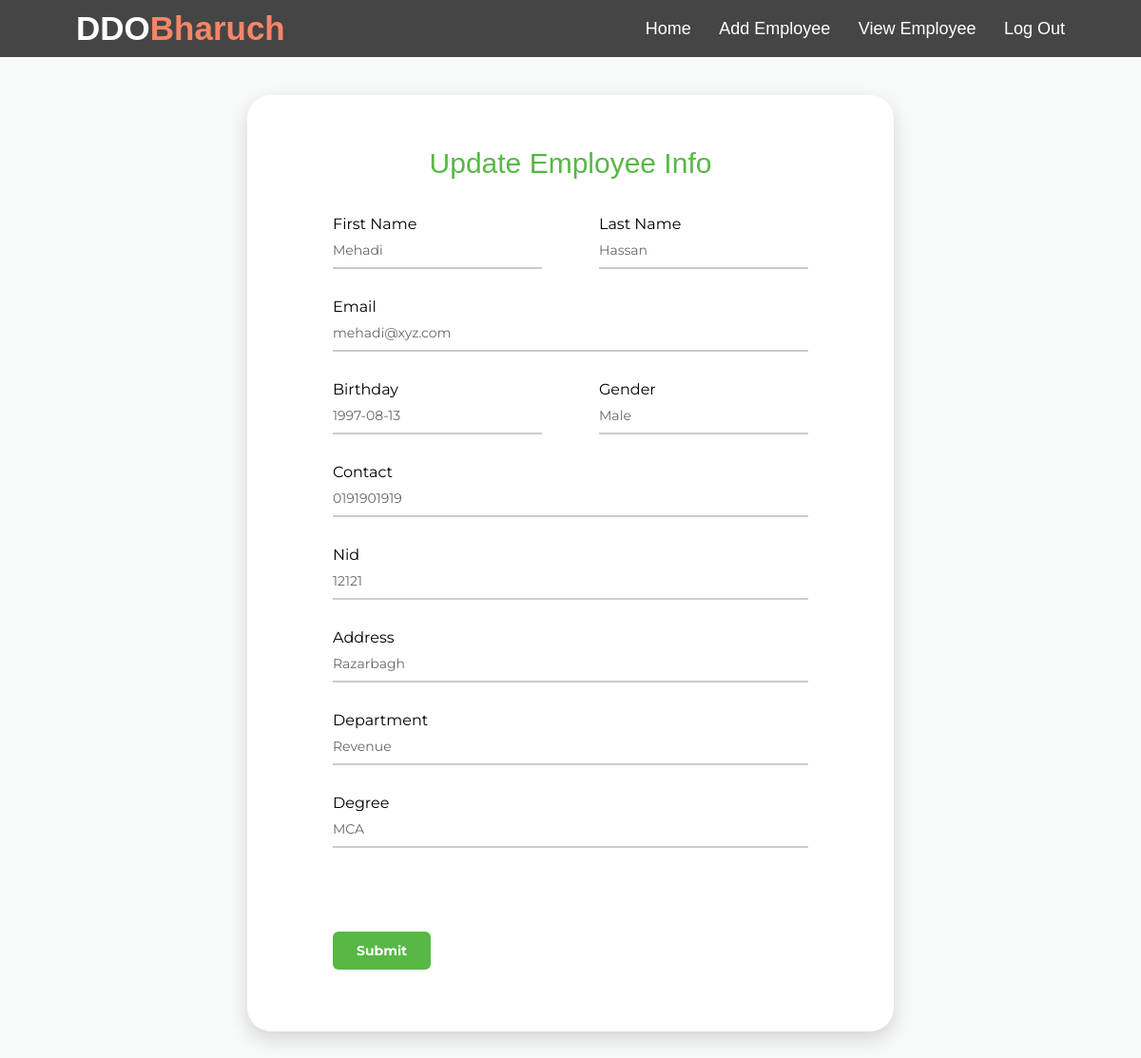
Page /edit.php?id=101 on the committed database.
### tables this page shows
CREATE TABLE `employee` (
  `id` int(11) NOT NULL,
  `firstName` varchar(100) NOT NULL,
  `lastName` varchar(100) NOT NULL,
  `email` varchar(100) NOT NULL,
  `password` text NOT NULL,
  `birthday` date NOT NULL,
  `gender` varchar(10) NOT NULL,
  `contact` varchar(20) NOT NULL,
  `nid` int(20) NOT NULL,
  `Jdate` date DEFAULT NULL,
  `address` varchar(100) DEFAULT NULL,
  `dept` varchar(100) NOT NULL,
  `degree` varchar(100) NOT NULL,
  `pic` text NOT NULL
);

### edit.php (the view, shortened to what this page needs)
<?php
include('nav6.php');
require_once('process/dbh.php');
?>
<?php
$id = (isset($_GET['id']) ? $_GET['id'] : '');
$sql = "SELECT * from `employee` WHERE id=$id";
$result = mysqli_query($conn, $sql);
if ($result) {
    while ($res = mysqli_fetch_assoc($result)) {
        $firstname = $res['firstName'];
        $lastname = $res['lastName'];
        $email = $res['email'];
        $contact = $res['contact'];
        $address = $res['address'];
        $gender = $res['gender'];
        $birthday = $res['birthday'];
        $nid = $res['nid'];
        $dept = $res['dept'];
        $degree = $res['degree'];
    }
}
?>
<!DOCTYPE html>
<html lang="en">
<head>
    <link rel="stylesheet" type="text/css" href="css/main.css" media="all">
    <link href="vendor/mdi-font/css/material-design-iconic-font.min.css" rel="stylesheet" media="all">
    <link href="vendor/font-awesome-4.7/css/font-awesome.min.css" rel="stylesheet" media="all">
    <link href="vendor/select2/select2.min.css" rel="stylesheet" media="all">
    <link href="vendor/datepicker/daterangepicker.css" rel="stylesheet" media="all">
</head>
<body>
    <div class="page-wrapper bg-blue p-t-100 p-b-100 font-robo">
        <div class="wrapper wrapper--w680">
            <div class="card card-1">
                <div class="card-body">
                    <h2 class="title">Update Employee Info</h2>
                    <form id="registration" action="edit.php" method="POST">
                        <div class="row row-space">
                            <div class="col-2">
                                <div class="input-group">
                                    <label>First Name</label>
                                    <input class="input--style-1" type="text" placeholder="Firstname" required="required" name="firstName" value="<?php echo $firstname; ?>">
                                </div>
                            </div>
                            <div class="col-2">
                                <div class="input-group">
                                    <label>Last Name</label>
                                    <input class="input--style-1" type="text" placeholder="Lastname" required="required" name="lastName" value="<?php echo $lastname; ?>">
                                </div>
                            </div>
                        </div>
                        <div class="input-group">
                            <label>Email</label>
                            <input class="input--style-1" type="email" placeholder="Email" required="required" pattern="[a-z0-9._%+-]+@[a-z0-9.-]+\.[a-z]{2,63}$" name="email" value="<?php echo $email; ?>">
                        </div>
                        <div class="row row-space">
                            <div class="col-2">
                                <div class="input-group">
                                    <label>Birthday</label>
                                    <input class="input--style-1" type="text" placeholder="Birthday" name="birthday" required="required" value="<?php echo $birthday; ?>">
                                </div>
                            </div>
                            <div class="col-2">
                                <div class="input-group">
                                    <label>Gender</label>
                                    <input class="input--style-1" type="text" placeholder="Gender" name="gender" required="required" value="<?php echo $gender; ?>">
                                </div>
                            </div>
                        </div>
                        <div class="input-group">
                            <label>Contact</label>
                            <input class="input--style-1" type="number" placeholder="Phone No" pattern="[0-9]{1}[0-9]{9}" name="contact" value="<?php echo $contact; ?>">
                        </div>
                        <div class="input-group">
                            <label>Nid</label>
                            <input class="input--style-1" type="number" placeholder="Network ID" name="nid" required="required" value="<?php echo $nid; ?>">
                        </div>
                        <div class="input-group">
                            <label>Address</label>
                            <input class="input--style-1" type="text" placeholder="Address" name="address" required="required" value="<?php echo $address; ?>">
                        </div>
                        <div class="input-group">
                            <label>Department</label>
                            <input class="input--style-1" type="text" placeholder="Department" name="dept" required="required" value="<?php echo $dept; ?>">
                        </div>
                        <div class="input-group">
                            <label>Degree</label>
                            <input class="input--style-1" type="text" placeholder="Degree" name="degree" required="required" value="<?php echo $degree; ?>">
                        </div>
                        <input type="hidden" name="id" id="textField" value="<?php echo $id; ?>" required="required"><br><br>
                        <div class="p-t-20">
                            <button class="btn btn--radius btn--green" type="submit" name="update">Submit</button>
                        </div>
                    </form>
                </div>
            </div>
        </div>
    </div>
</body>
</html>

### css/nav.css (style rules this page uses)
* { margin: 0; padding: 0; box-sizing: border-box; text-decoration: none; background-size: cover; background-position: center; }
body { font-family: "Ubuntu", sans-serif; }
html { scroll-behavior: smooth; }

### css/main.css (style rules this page uses)
* { margin: 0; padding: 0; box-sizing: border-box; text-decoration: none; background-size: cover; background-position: center; }
body { font-family: "Ubuntu", sans-serif; }
html { scroll-behavior: smooth; }
.font-robo { font-family: "Ubuntu", "Montserrat", "Helvetica Neue", sans-serif; }
.row { display: -webkit-box; display: -webkit-flex; display: -moz-box; display: -ms-flexbox; display: flex; -webkit-flex-wrap: wrap; -ms-flex-wrap: wrap; flex-wrap: wrap; }
.row-space { -webkit-box-pack: justify; -webkit-justify-content: space-between; -moz-box-pack: justify; -ms-flex-pack: justify; justify-content: space-between; }
.col-2 { width: -webkit-calc((100% - 60px) / 2); width: -moz-calc((100% - 60px) / 2); width: calc((100% - 60px) / 2); }
html { -webkit-box-sizing: border-box; -moz-box-sizing: border-box; box-sizing: border-box; }
*, *:before, *:after { -webkit-box-sizing: inherit; -moz-box-sizing: inherit; box-sizing: inherit; }
h2, h3, h4, h5, h6, blockquote, p, pre, dl, dd, ol, ul, figure, hr, fieldset, legend { margin: 0; padding: 0; }
button { outline: none; background: none; border: none; }
.page-wrapper { min-height: 100vh; }
h1, h2, h3, h4, h5, h6 { font-weight: 400; }
h2 { font-size: 30px; }
.title { color: #57b846; font-family: "Ubuntu", sans-serif; font-weight: 500; text-align: center; }
.bg-blue { background: #f8f9f9; }
.p-t-100 { padding-top: 100px; }
.p-t-20 { padding-top: 20px; }
.p-b-100 { padding-bottom: 100px; }
.wrapper { margin: 0 auto; }
.wrapper--w680 { max-width: 680px; }
.btn { line-height: 40px; display: inline-block; padding: 0 25px; cursor: pointer; font-family: "Montserrat", sans-serif; color: #fff; -webkit-transition: all 0.4s ease; -o-transition: all 0.4s ease; -moz-transition: all 0.4s ease; transition: all 0.4s ease; font-size: 14px; font-weight: 700; }
.btn--radius { -webkit-border-radius: 3px; -moz-border-radius: 3px; border-radius: 6px; }
.btn--green { background: #57b846; }
input { outline: none; margin: 0; border: none; -webkit-box-shadow: none; -moz-box-shadow: none; box-shadow: none; width: 100%; font-size: 14px; font-family: inherit; }
.input-group { position: relative; margin-bottom: 30px; border-bottom: 2px solid #ccc; }
.input--style-1 { padding: 9px 0; color: #666; }
.title { margin-bottom: 37px; }
.card { overflow: hidden; -webkit-border-radius: 3px; -moz-border-radius: 3px; border-radius: 25px; background: #fff; }
.card-1 { -webkit-box-shadow: 0px 8px 20px 0px rgba(0, 0, 0, 0.15); -moz-box-shadow: 0px 8px 20px 0px rgba(0, 0, 0, 0.15); box-shadow: 0px 8px 20px 0px rgba(0, 0, 0, 0.15); }
.card-1 .card-body { padding: 0 90px; padding-top: 55px; padding-bottom: 65px; }

### rows in the picture
employee: firstName "Mehadi", lastName "Hassan", email "mehadi@xyz.com", birthday "1997-08-13", gender "Male", contact "0191901919", nid "12121", address "Razarbagh", dept "Revenue", degree "MCA"
